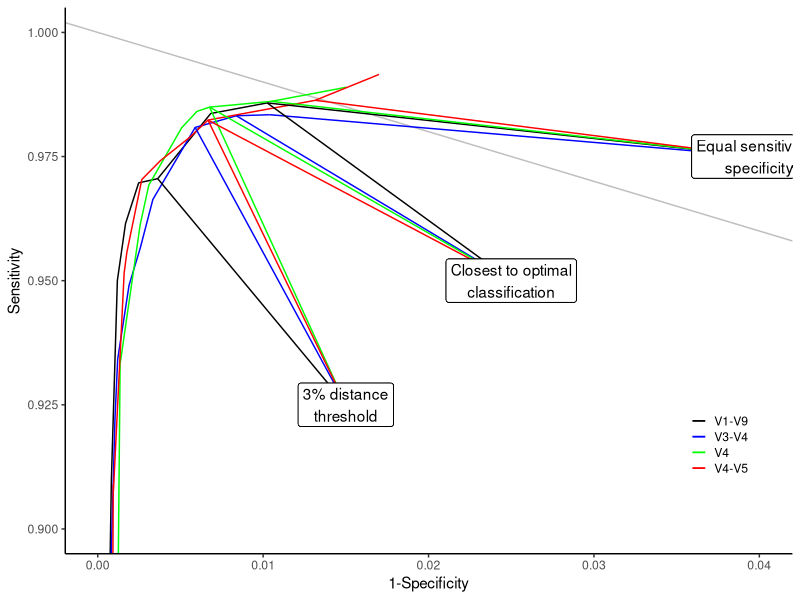
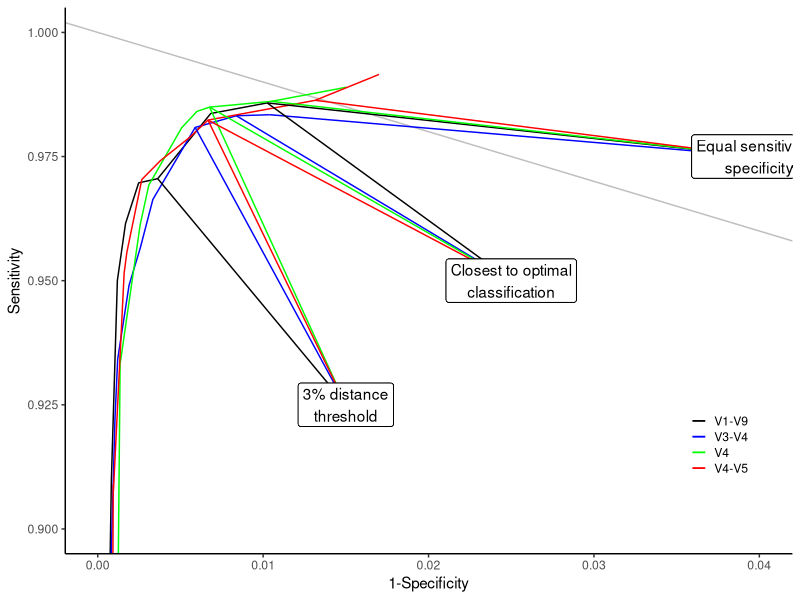
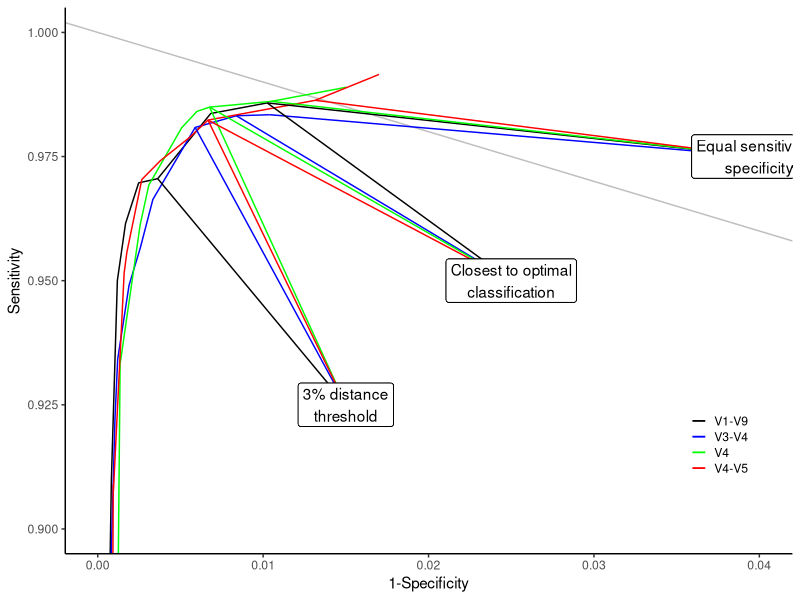

These figures' R source, in order:
#!/usr/bin/env Rscript --vanilla

library(tidyverse)
library(here)
library(knitr)

sensitivity_specificity <- read_tsv(here("data/processed/rrnDB.roc.tsv"),
																		col_types = cols(.default = col_double(),
																										 region = col_character()
																		)) %>%
	mutate(sensitivity = true_pos / (true_pos + false_neg),
				 specificity = true_neg / (true_neg + false_pos)) %>%
	group_by(region, threshold) %>%
	summarize(sensitivity = median(sensitivity),
						specificity = median(specificity),
						.groups="drop") %>%
	select(region, threshold, sensitivity, specificity)


three <- sensitivity_specificity %>%
	filter(threshold == 0.03) %>%
	select(region, sensitivity, specificity)


balance <- sensitivity_specificity %>%
	mutate(diff=abs(sensitivity - specificity)) %>%
	group_by(region) %>%
	summarize(min_diff = min(diff),
						threshold = threshold[which.min(diff)],
						sensitivity = sensitivity[which.min(diff)],
						specificity = specificity[which.min(diff)],
						.groups="drop"
	) %>%
	select(region, sensitivity, specificity)

distance <- sensitivity_specificity %>%
	mutate(distance = sqrt((specificity - 1)^2 + (sensitivity - 1)^2)) %>%
	group_by(region) %>%
	summarize(min_distance = min(distance),
						threshold = threshold[which.min(distance)],
						sensitivity = sensitivity[which.min(distance)],
						specificity = specificity[which.min(distance)],
						.groups="drop"
	) %>%
	select(region, sensitivity, specificity)

annotation <- bind_rows(three = three, balance=balance, distance=distance,
												.id="method") %>%
	mutate(xend = case_when(method == "three" ~ 0.015,
													method == "balance" ~ 0.04,
													method == "distance" ~ 0.025),
				 yend = case_when(method == "three" ~ 0.925,
	 											method == "balance" ~ 0.975,
	 											method == "distance" ~ 0.950),
				 pretty = case_when(method == "three" ~ "3% distance\nthreshold",
				 								 method == "balance" ~ "Equal sensitivity &\nspecificity",
				 								 method == "distance" ~ "Closest to optimal\nclassification")
	)



sensitivity_specificity %>%
	ggplot(aes(x=1-specificity, y=sensitivity, color=region)) + 
	geom_abline(intercept=1, slope=-1, color="gray") +
	geom_line() +
	geom_segment(data=annotation, aes(x=1-specificity, y=sensitivity, xend=xend, yend=yend)) +
	geom_label(data=annotation, aes(label=pretty, x=xend, y=yend), color="black") +
	coord_cartesian(ylim=c(0.9, 1)) +
	scale_color_manual(name = NULL,
										 breaks = c("v19", "v34", "v4", "v45"),
										 values = c("black", "blue", "green", "red"),
										 labels = c("V1-V9", "V3-V4", "V4", "V4-V5")) +
		labs(x="1-Specificity", y="Sensitivity") +
	theme_classic() +
	theme(
		legend.position = c(0.9, 0.2),
		legend.key.size = unit(0.4, "cm")
	)

ggsave("figures/roc_curve.tiff", width=6, height=6, compression="lzw")
ggsave("figures/roc_curve.pdf", width=6, height=6)
